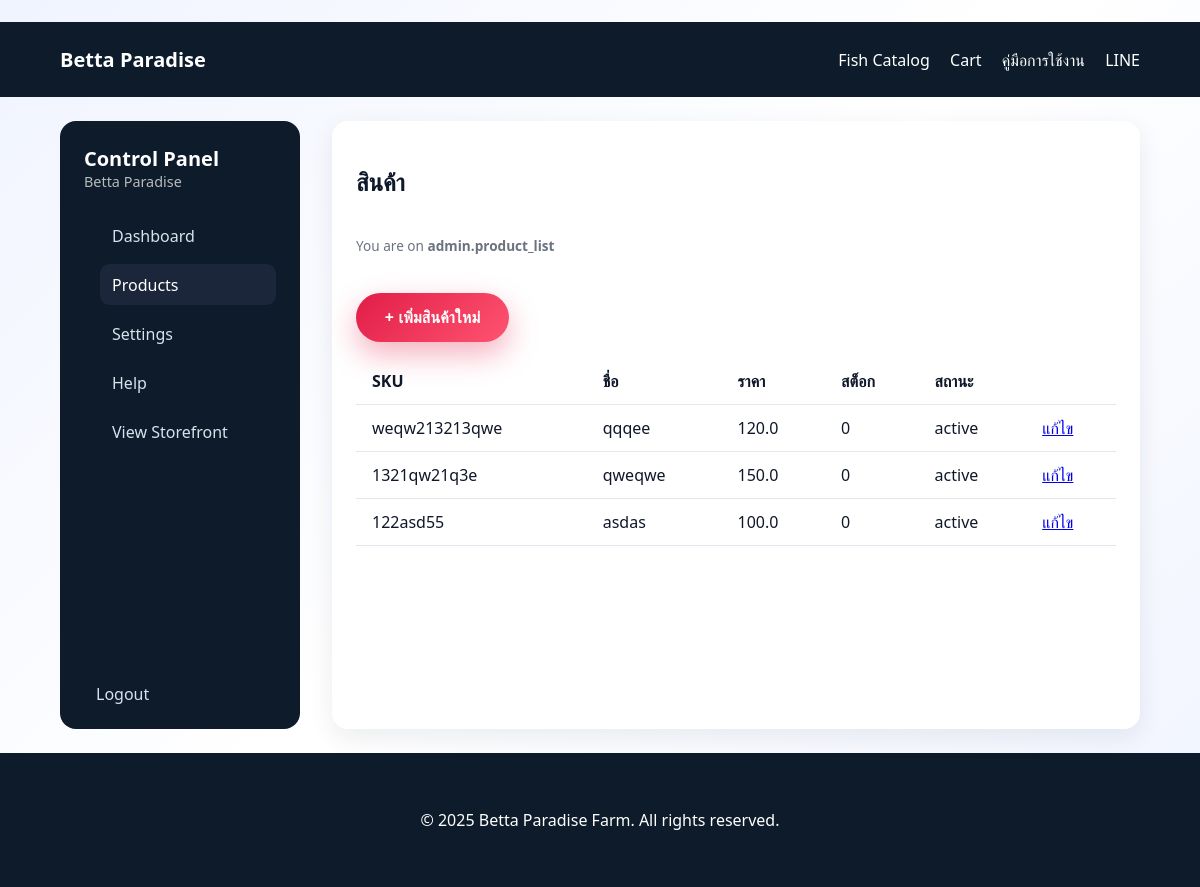
/admin/products (signed in), run on an earlier commit of the app's database.
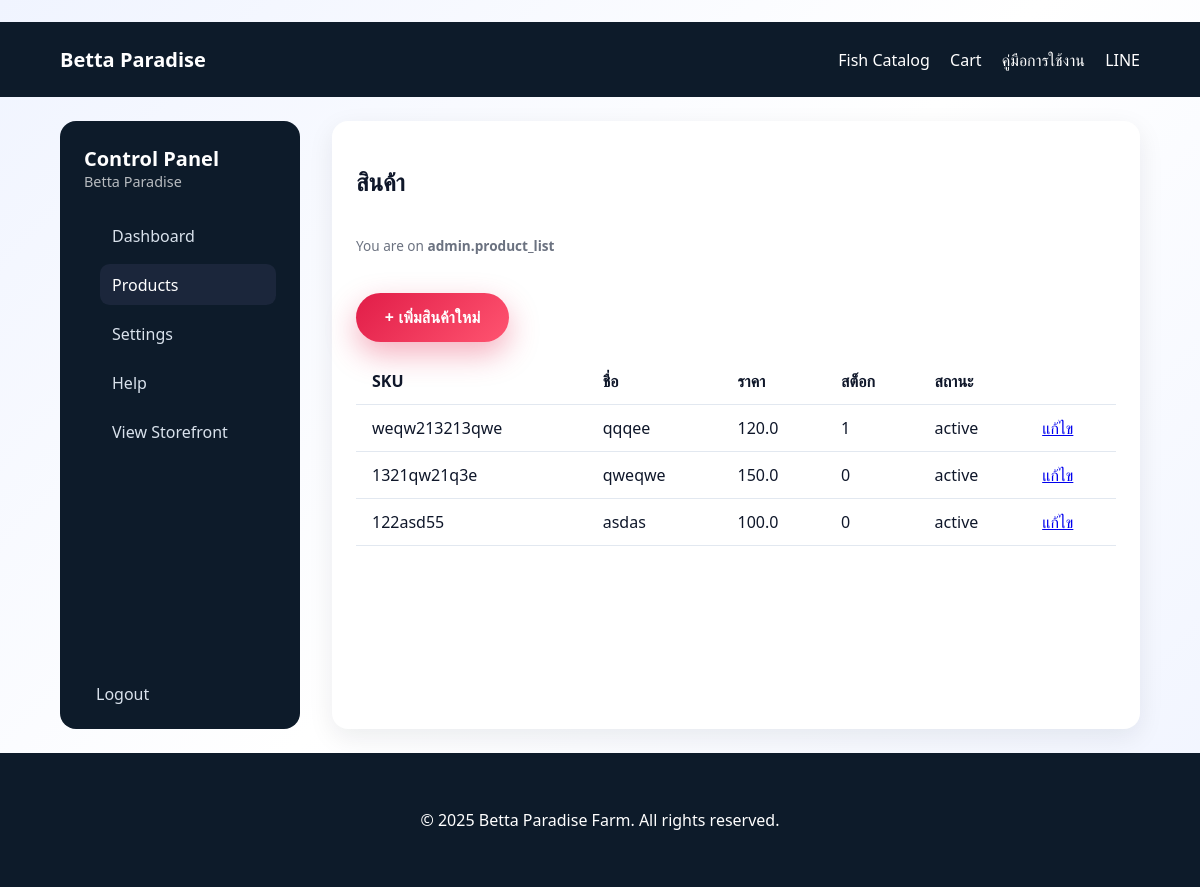
And on a later commit of the database.
### betta/models.py (models this page shows, shortened)
class TimestampMixin:
    created_at: Mapped[datetime] = mapped_column(
        insert_default=func.now(), default=func.now()
    )
    updated_at: Mapped[datetime] = mapped_column(
        insert_default=func.now(), default=func.now(), onupdate=func.now()
    )

class Variant(TimestampMixin, db.Model):
    __tablename__ = "variants"
    id: Mapped[int] = mapped_column(primary_key=True)
    product_id: Mapped[int] = mapped_column(db.ForeignKey("products.id", ondelete="CASCADE"))
    price: Mapped[float] = mapped_column(default=0)
    compare_at_price: Mapped[float | None]
    stock_qty: Mapped[int] = mapped_column(default=1)
    weight_grams: Mapped[int | None]
    attributes_json: Mapped[str | None]
    product: Mapped[Product] = relationship("Product", back_populates="variants")
    order_items: Mapped[list[OrderItem]] = relationship("OrderItem", back_populates="variant")
    @property
    def attributes(self) -> dict[str, Any]:
        if not self.attributes_json:
            return {}
        try:
            return json.loads(self.attributes_json)
        except json.JSONDecodeError:
            return {}

### betta/blueprints/admin.py (the view)
@admin_bp.route("/products")
@login_required
def product_list():
    products = Product.query.order_by(Product.created_at.desc()).all()
    return render_template("admin/product_list.html", products=products)

### betta/__init__.py (called while the page is built)
@login_manager.user_loader
def load_user(user_id: str):
    return User.query.get(int(user_id))

### betta/blueprints/admin.py (called while the page is built)
@admin_bp.before_app_request
def require_login_for_admin_pages():
    if request.blueprint == "admin" and request.endpoint not in {"admin.login", "admin.static"}:
        if not current_user.is_authenticated:
            return redirect(url_for("admin.login"))
        if not current_user.is_admin():
            flash("ไม่มีสิทธิ์เข้าถึงหน้าผู้ดูแล", "error")
            return redirect(url_for("store.index"))

### betta/models.py (called while the page is built)
    def is_admin(self) -> bool:
        return self.role == "admin"

    def primary_variant(self) -> Variant | None:
        return self.variants[0] if self.variants else None

    def localized_title(self, locale: str) -> str:
        if locale == "en" and self.title_en:
            return self.title_en
        if locale == "th" and self.title_th:
            return self.title_th
        return self.title_en or self.title_th or self.sku

### betta/templates/admin/product_list.html (shortened to what this page needs)
﻿{% extends "admin/layout.html" %}
{% block admin_heading %}สินค้า{% endblock %}
{% block admin_content %}
<div class="admin-actions">
    <a class="btn" href="{{ url_for('admin.product_create') }}">+ เพิ่มสินค้าใหม่</a>
</div>
<div class="table-wrapper">
    <table class="admin-table">
        <thead>
            <tr>
                <th>SKU</th>
                <th>ชื่อ</th>
                <th>ราคา</th>
                <th>สต็อก</th>
                <th>สถานะ</th>
                <th></th>
            </tr>
        </thead>
        <tbody>
            {% for product in products %}
                {% set variant = product.primary_variant() %}
                <tr>
                    <td>{{ product.sku }}</td>
                    <td>{{ product.localized_title('th') }}</td>
                    <td>{{ variant.price if variant else '-' }}</td>
                    <td>{{ variant.stock_qty if variant else '-' }}</td>
                    <td>{{ product.status }}</td>
                    <td><a class="link" href="{{ url_for('admin.product_edit', product_id=product.id) }}">แก้ไข</a></td>
                </tr>
            {% endfor %}
        </tbody>
    </table>
</div>
{% endblock %}

What changed in the data, as far as the page shows it:
changed Variant (number 1 of 3 on the later page): stock_qty "0" → "1"
